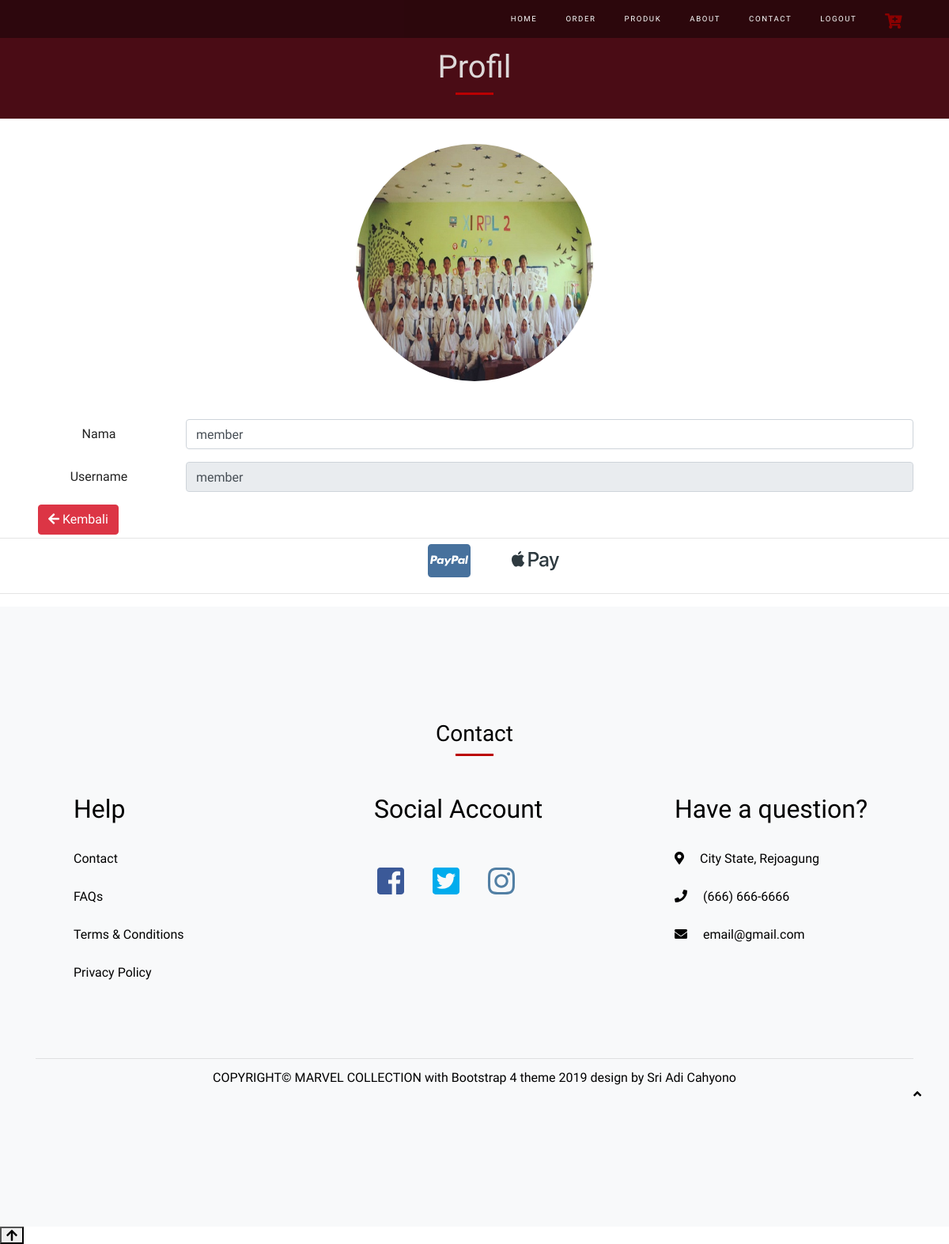
Page /on-member/profil.php on the committed database.
### tables this page shows
CREATE TABLE `users` (
  `id_user` int(10) UNSIGNED NOT NULL,
  `nama` varchar(200) NOT NULL,
  `username` varchar(200) NOT NULL,
  `password` text NOT NULL,
  `level_user` varchar(150) NOT NULL DEFAULT 'member',
  `foto_profil` varchar(100) NOT NULL DEFAULT 'admin.jpg'
);

### on-member/profil.php (the view, shortened to what this page needs)
<?php
require '../config.php';
$query = mysqli_query($dbconnect,"SELECT * FROM users WHERE level_user ='member'");
$row = mysqli_fetch_assoc($query);
?>
<!DOCTYPE html>
<html lang="en">
<head>
    <link rel="stylesheet" href="assets/css/bootstrap.min.css">
    <link rel="stylesheet" href="member.css">
    <link rel="stylesheet" href="keranjang.css">
</head>
<body>
    <div id="home">
        <nav class="navbar navbar-expand-md navbar-dark bg-dark fixed-top">
            <div class="container-fluid">
                <div class="collapse navbar-collapse" id="navbarResponsive">
                    <ul class="navbar-nav ml-auto">
                        <li class="nav-item">
                            <a href="index.php" class="nav-link page-scroll">home</a>
                        </li>
                        <li class="nav-item">
                            <a href="index.php" class="nav-link page-scroll">order</a>
                        </li>
                        <li class="nav-item">
                            <a href="index.php" class="nav-link page-scroll">Produk</a>
                        </li>
                        <li class="nav-item">
                            <a href="index.php" class="nav-link page-scroll">About</a>
                        </li>
                        <li class="nav-item">
                            <a href="index.php" class="nav-link page-scroll">Contact</a>
                        </li>
                        <li class="nav-item disabled">
                            <a href="../logout.php" class="nav-link">LogOut</a>
                        </li>
                        <li class="nav-item active">
                            <a href="keranjang.php" class="nav-link page-scroll active"><i class="fas fa-cart-plus fa-2x"></i></a>
                        </li>
                    </ul>
                </div>
            </div>
        </nav>
    </div>
    <div id="profil">
        <div class="jumbotron welcome text-center">
            <h1 class="heading">Profil</h1>
            <div class="heading-underline"></div>
        </div>
        <div class="container text-center">
                <img src="../foto_profil/<?= $row['foto_profil']; ?>" style="border : 0; border-radius : 50%;" width="300" class="mb-5">
            <form method="post" enctype="multipart/form-data">
                <div class="form-group row">
                    <label for="nama" class="col-sm-2 col-form-label">Nama</label>
                    <div class="col-sm-10">
                        <input type="text" class="form-control" id="nama" name="nama" value="<?= $row['nama']; ?>">
                    </div>
                </div>
                <div class="form-group row">
                    <label for="username" class="col-sm-2 col-form-label">Username</label>
                    <div class="col-sm-10">
                        <input type="text" class="form-control" id="username" name="username" value="<?= $row['username']; ?>" readonly>
                    </div>
                </div>
            </form>
        </div>
        <a href="index.php" class="btn btn-danger ml-5"><i class="fa fa-arrow-left"></i> Kembali</a>
    </div>
    <hr class="my-1">
    <div class="container">
        <div class="row">
            <div class="col-12 text-center">
                <a href="#"><i class="fab fa-cc-paypal fa-3x ml-5"></i></a>
                <a href="#"><i class="fab fa-apple-pay fa-3x ml-5"></i></a>
            </div>
        </div>
    </div>
    <hr class="my-3">
    <div id="contact">
        <footer class="ftco-footer bg-light ftco-section">
            <div class="col-12 text-center">
                <h3 class="heading">Contact</h3>
                <div class="heading-underline"></div>
            </div>
            <div class="container mt-5">
                <div class="row mb-5">
                    <div class="col-md personal">
                        <div class="mb-4 ml-md-5">
                            <h2 class="pb-4">Help</h2>
                            <ul class="list-unstyled" id="personal">
                                <li><a href="" class="d-block pb-4">Contact</a></li>
                                <li><a href="" class="d-block pb-4">FAQs</a></li>
                                <li><a href="" class="d-block pb-4">Terms & Conditions</a></li>
                                <li><a href="" class="d-block pb-4">Privacy Policy</a></li>
                            </ul>
                        </div>
                    </div>
                    <div class="col-md-4 social">
                        <div class="mb-4 ml-md-5">
                            <h2 class="pb-4">Social Account</h2>
                            <ul class="list-unstyled pt-3" id="menu">
                                <li><a href="" class="d-inline"><i class="fab fa-facebook-square fa-3x p-1"></i></a></li>
                                <li><a href="" class="d-inline"><i class="fab fa-twitter-square fa-3x p-1 ml-4"></i></a></li>
                                <li><a href="" class="d-inline"><i class="fab fa-instagram fa-3x p-1 ml-4"></i></a></li>
                            </ul>
                        </div>
                    </div>
                    <div class="col-4 address">
                        <div class="mb-4 ml-md-5">
                            <h2 class="pb-4">Have a question?</h2>
                            <div class="block-23 mb-3">
                                <ul class="list-unstyled" id="address">
                                    <li class="pb-4">
                                        <span><i class="fas fa-map-marker-alt"></i></span>
                                        <span class="text ml-3">City State, Rejoagung</span>
                                    </li>
                                    <li class="pb-4">
                                        <span><i class="fas fa-phone"></i></span>
                                        <span class="text ml-3">(666) 666-6666</span>
                                    </li>
                                    <li class="pb-4">
                                        <span><i class="fa fa-envelope"></i></span>
                                        <span class="text ml-3">email@gmail.com</span>
                                    </li>
                                </ul>
                            </div>
                        </div>
                    </div>
                </div>
                <hr class="my-1">
                <div class="row">
                    <div class="col-md-12 text-center mt-2">
                        <p>
                            COPYRIGHT&copy; MARVEL COLLECTION with Bootstrap 4 theme 2019 design by Sri Adi Cahyono
                            <a href="#home" class="page-scroll"><i class="fa fa-angle-up"></i></a>
                        </p>
                    </div>
                </div>
            </div>
        </footer>
    </div>
    <button id="arrow">
        <i class="fas fa-arrow-up"></i>
    </button>
</body>
</html>

### on-member/member.css (style rules this page uses)
* { box-sizing: border-box; }
html,body { height: 100%; width: 100%; font-family: 'Special Elite'; color: #222; }
body { overflow-x: hidden; }
.navbar { width: 100%; height: 3rem; font-size: 2rem; letter-spacing: .1rem; background: rgba(0, 0, 0, .4)!important; }
.navbar-nav li { padding-right: 20px; }
.navbar-dark .navbar-nav .nav-link { color: white; padding-top: .8rem; font-size: .6rem; text-transform: uppercase; }
.navbar-dark .navbar-nav .nav-link.active, .navbar-dark .navbar-nav .nav-link:hover { color: #8B0000; }
.row { display: -ms-flexbox; display: flex; -ms-flex-wrap: wrap; flex-wrap: wrap; margin-right: -15px; margin-left: -15px; }
.text-center { text-align: center!important; }
.welcome { background-color: #4A0C15; padding: 1rem; border-radius: 0; color:#eaeaeaea; }
h3.heading { text-transform: capitalize; margin-bottom: .5rem; }
.heading-underline { width: 3rem; height: .2rem; background-color: #bb0000; margin: 0 auto 2rem; }
.fa-angle-up { margin-left: 100%; }
.fa-apple-pay { color: #2E3A40; }
.fa-cc-paypal { color: #47719D; }
.fa-facebook-square { color: #3B5998; }
.fa-twitter-square { color: #00ACED; }
.fa-instagram { color: #517FA4; }
.ftco-footer { background-color: red; font-size: 16px; padding: 7em 0; color: #000; }
.ftco-section { background-color: red; padding: 9em 0; position: relative; }
footer.bg-light { background-color: #8C8E8F; }
footer .container { color: #000; }
footer a { color: black; text-decoration: none; background-color: transparent; }
ul#menu li { display: inline; }

### on-member/keranjang.css (style rules this page uses)
.jumbotron.welcome { height: 150px; }
.jumbotron .heading { margin-top: 45px; }
#contact .social #menu li { opacity: 1; transition: cubic-bezier(0.55, 0.055, 0.675, 0.19) 3s; }
#contact .personal #personal li { opacity: 1; transition: cubic-bezier(0.55, 0.055, 0.675, 0.19) 3s; }
#contact .address #address li { opacity: 1; transition: cubic-bezier(0.55, 0.055, 0.675, 0.19) 3s; }

### rows in the picture
users: foto_profil (picture), nama "member", username "member"
